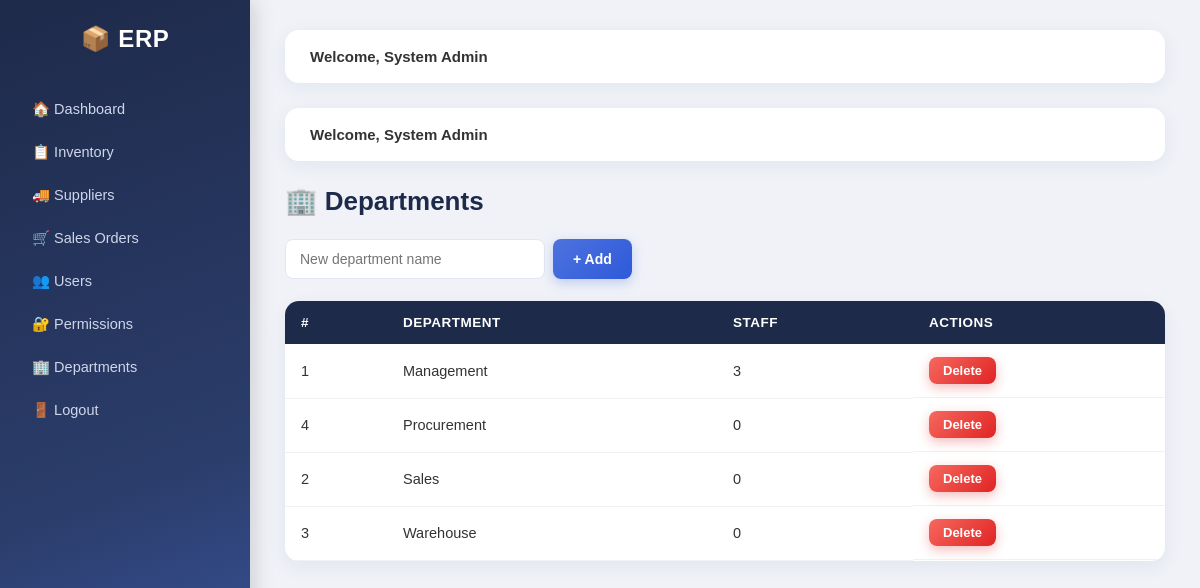
Screenshot of /users/departments.php (signed in) with the database file from the repository.
### tables this page shows
CREATE TABLE `departments` (
  `id` int(11) NOT NULL,
  `name` varchar(100) NOT NULL
);

### users/departments.php (the view, shortened to what this page needs)
<?php
require '../includes/auth.php';
$rows = $pdo->query("
  SELECT d.*, COUNT(u.id) AS staff
  FROM departments d LEFT JOIN users u ON u.department_id = d.id
  GROUP BY d.id ORDER BY d.name")->fetchAll(PDO::FETCH_ASSOC);
require '../includes/header.php';
?>
<h1>🏢 Departments</h1>
<div class="toolbar">
  <form method="POST">
    <input type="text" name="name" placeholder="New department name" required>
    <button class="btn" name="add">+ Add</button>
  </form>
</div>
<table>
  <tr><th>#</th><th>Department</th><th>Staff</th><th>Actions</th></tr>
  <?php foreach ($rows as $r): ?>
  <tr>
    <td><?= $r['id'] ?></td>
    <td><?= htmlspecialchars($r['name']) ?></td>
    <td><?= $r['staff'] ?></td>
    <td class="actions">
      <form method="POST" onsubmit="return confirm('Delete this department?')">
        <button class="btn small danger">Delete</button>
      </form>
    </td>
  </tr>
  <?php endforeach; ?>
</table>
<?php require '../includes/footer.php'; ?>

### assets/css/style.css (style rules this page uses)
* { margin:0; padding:0; box-sizing:border-box; }
body { font-family:'Poppins', sans-serif; background:#f0f2f8; display:flex; min-height:100vh; color:#333; }
table { width:100%; border-collapse:collapse; background:#fff; border-radius:14px; overflow:hidden; box-shadow:0 6px 20px rgba(30,42,74,.06); }
th { background:#1e2a4a; color:#fff; padding:14px 16px; text-align:left; font-weight:600; font-size:13.5px; text-transform:uppercase; letter-spacing:.5px; }
td { padding:13px 16px; border-bottom:1px solid #f0f0f5; font-size:14.5px; }
tbody tr { transition:background .2s ease; }
.btn { display:inline-block; padding:10px 20px; background:linear-gradient(135deg,#4e73df,#2e59d9); color:#fff; border:none; border-radius:8px; text-decoration:none; cursor:pointer; font-family:inherit; font-weight:600; font-size:14px; transition:all .25s ease; box-shadow:0 4px 12px rgba(78,115,223,.3); }
.btn.danger { background:linear-gradient(135deg,#f6685e,#e02424); box-shadow:0 4px 12px rgba(224,36,36,.3); }
.btn.small { padding:6px 14px; font-size:13px; }
input, select, textarea { width:100%; padding:11px 14px; margin:6px 0 4px; border:1.5px solid #e2e6f0; border-radius:8px; font-family:inherit; font-size:14px; transition:border .2s ease, box-shadow .2s ease; }
.toolbar { display:flex; justify-content:space-between; align-items:center; margin-bottom:22px; gap:10px; flex-wrap:wrap; }
.toolbar form { display:flex; gap:8px; }
.toolbar input { margin:0; width:260px; }
.actions { display:flex; gap:6px; }
.actions form { margin:0; }
h1 { margin-bottom:22px; color:#1e2a4a; font-weight:700; font-size:26px; }

### rows the page displays
departments: id "1", name "Management", staff "3"
departments: id "4", name "Procurement", staff "0"
departments: id "2", name "Sales", staff "0"
departments: id "3", name "Warehouse", staff "0"

### other values shown
$_SESSION['full_name'] "System Admin"
